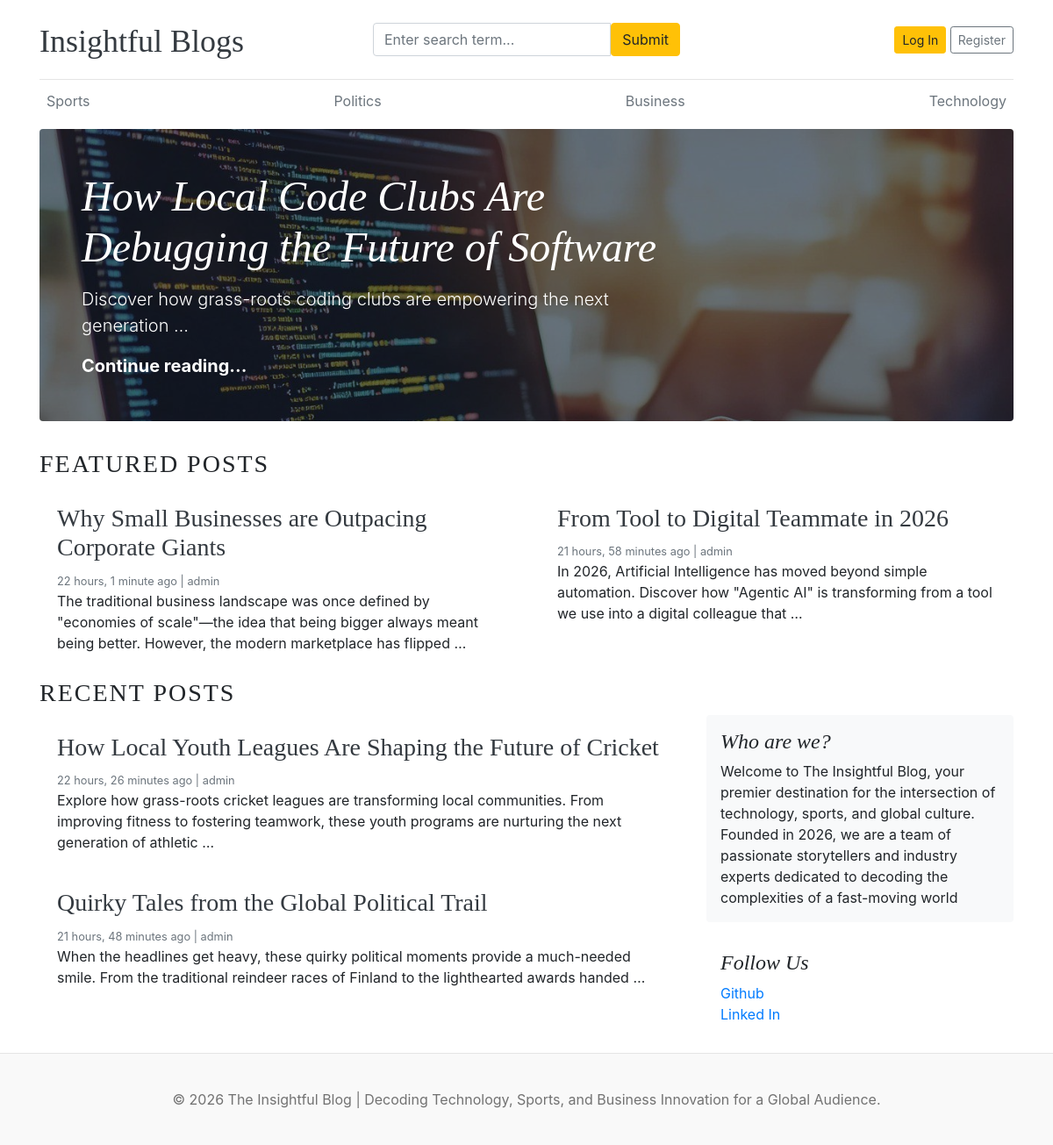
The page / on the database its author committed.
### blogs/models.py (models this page shows, shortened)
class Category(models.Model):
    category_name = models.CharField(max_length=50, unique=True)
    created_at = models.DateTimeField(auto_now_add=True)
    updated_at = models.DateTimeField(auto_now_add=True)
    class Meta:
        verbose_name_plural = "Categories"

class Blog(models.Model):
    title = models.CharField(max_length=100)
    slug = models.SlugField(max_length=150, unique=True, blank=True)
    category = models.ForeignKey(Category, on_delete=models.CASCADE)
    author = models.ForeignKey(User, on_delete=models.CASCADE)
    featured_image = models.ImageField(upload_to="uploads/%Y/%m/%d")
    short_description = models.TextField(max_length=500)
    blog_body = models.TextField(max_length=2000)
    status = models.CharField(max_length=20, choices=STATUS_CHOICES, default="Draft")
    is_featured = models.BooleanField(default=False)
    created_at = models.DateTimeField(auto_now_add=True)
    updated_at = models.DateTimeField(auto_now_add=True)

### features/models.py (models this page shows, shortened)
class About(models.Model):
    about_heading = models.CharField(max_length=30)
    about_description = models.TextField(max_length=261)
    created_at = models.DateTimeField(auto_now_add=True)
    updated_at = models.DateTimeField(auto_now_add=True)
    class Meta:
        verbose_name_plural = "About"

class SocialLink(models.Model):
    platform = models.CharField(max_length=30)
    link = models.URLField(max_length=150)
    created_at = models.DateTimeField(auto_now_add=True)
    updated_at = models.DateTimeField(auto_now_add=True)

### blog_main/views.py (the view)
# urls.py: 2. Add a URL to urlpatterns:  path('', views.home, name='home')
def home(request):
    categories = Category.objects.all()
    featured_post = Blog.objects.filter(is_featured=True, status="Published")
    posts = Blog.objects.filter(is_featured=False, status="Published")
    try:
        about = About.objects.get()
    except:
        about = None
    context = {
        "categories": categories,
        "featured_post": featured_post,
        "posts": posts,
        "about": about,
    }
    return render(request, "home.html", context)

### blogs/context_processors.py (called while the page is built)
def get_categories(request):
    categories = Category.objects.all()
    return dict(categories=categories)

def get_social_links(request):
    social_links = SocialLink.objects.all()
    return dict(social_links=social_links)

### templates/home.html
{% extends 'base.html' %}
{% block content %}
{% for post in featured_post %}
{% if forloop.first%}
<div class="jumbotron p-3 p-md-5 text-white rounded bg-dark"
  style="background-image: url({{ post.featured_image.url}});background-blend-mode: overlay;background-size:cover;">
  <div class="col-md-8 px-0">
    <h1 class="display-4 font-italic">{{post.title}}</h1>
    <p class="lead my-3">{{post.short_description | truncatewords:10}}</p>
    <p class="lead mb-0"><a href="{% url 'blogs' post.slug %}" class="text-white font-weight-bold">Continue
        reading...</a></p>
  </div>
</div>
{% endif %}
{% endfor %}
<h3 class="text-uppercase text-dark-emphasis" style="letter-spacing: 2px;">Featured Posts</h3>
<div class="row mb-2">
  {% for posts in featured_post %}
  {% if not forloop.first %}
  <div class="col-md-6">
    <div class="card border-0">
      <div class="card-body">
        <h3><a href="{% url 'blogs' posts.slug %}" class="text-dark">{{ posts.title }}</a></h3>
        <small class="mb-1 text-muted">{{ posts.created_at | timesince }} ago | {{ posts.author }}</small>
        <p class="card-text">{{ posts.short_description | truncatewords:25}}</p>
      </div>
    </div>
  </div>
  {% endif %}
  {% endfor %}
</div>
<h3 class="text-uppercase text-dark-emphasis" style="letter-spacing: 2px;">Recent Posts</h3>
<main role="main" class="container p-0">
  <div class="row">
    <div class="col-md-8 blog-main">
      {% for post in posts %}
      <div class="card border-0">
        <div class="card-body">
          <h3><a href="{% url 'blogs' post.slug %}" class="text-dark">{{ post.title }}</a></h3>
          <small class="mb-1 text-muted">{{ post.created_at | timesince }} ago | {{ post.author }}</small>
          <p class="card-text">{{ post.short_description | truncatewords:25 }}</p>
        </div>
      </div>
      {% endfor %}
    </div>
    <aside class="col-md-4 blog-sidebar">
      <div class="p-3 mb-3 bg-light rounded">
        <h4 class="font-italic">{{ about.about_heading }}</h4>
        <p class="mb-0">{{ about.about_description }}</p>
      </div>
      {% if social_links %}
      <div class="p-3">
        <h4 class="font-italic">Follow Us</h4>
        <ol class="list-unstyled">
          {% for i in social_links %}
          <li><a href="{{ i.link }}" target="_blank">{{ i.platform }}</a></li>
          {% endfor %}
        </ol>
      </div>
      {% endif %}
    </aside>
  </div>
</main>
{% endblock %}

### templates/base.html (shortened to what this page needs)
{% load static %}
<!DOCTYPE html>
<html lang="en">
<head>
    <link href="https://getbootstrap.com/docs/4.0/dist/css/bootstrap.min.css" rel="stylesheet">
    <link href="{% static 'css/blog.css' %}" rel="stylesheet">
</head>
<body>
    <div class="container">
        <header class="blog-header py-3">
            <div class="row flex-nowrap justify-content-between align-items-center">
                <div class="col-4 pt-1">
                    <a class="blog-header-logo text-dark" href="/">Insightful Blogs</a>
                </div>
                <div class="col-4">
                    <form action="{% url 'search' %}" method="GET">
                        <div class="input-group">
                            <input class="form-control" type="text" name="keyword" value="{{ keyword }}"
                                placeholder="Enter search term..." aria-label="Enter search term..."
                                aria-describedby="button-search" />
                            <button class="btn btn-warning" id="button-search" type="submit">Submit</button>
                        </div>
                    </form>
                </div>
                <div class="col-4 d-flex justify-content-end align-items-center">
                    {% if not user.is_authenticated %}
                    <a class="btn btn-sm btn-warning" href="{% url 'login' %}">Log In</a> &nbsp;
                    <a class="btn btn-sm btn-outline-secondary" href="{% url 'register' %}">Register</a>
                    {% else %}
                    <span>You are logged in as {{ user }}</span>
                    &ensp;
                    <span><a href="{% url 'logout' %}">Logout</a></span>
                    {% endif %}
                </div>
            </div>
        </header>
        <div class="nav-scroller py-1 mb-2">
            <nav class="nav d-flex justify-content-between">
                {% for cat in categories %}
                <a class="p-2 text-muted" href="{% url 'posts_by_category' cat.id %}">{{cat.category_name}}</a>
                {% endfor %}
            </nav>
        </div>
        {% block content %}
        {% endblock %}
    </div>
    <footer class="blog-footer">
        <p>© 2026 The Insightful Blog | Decoding Technology, Sports, and Business Innovation for a Global Audience.</p>
    </footer>
</body>
</html>

### blog_main/static/css/blog.css (style rules this page uses)
.blog-header { border-bottom: 1px solid #e5e5e5; }
.blog-header-logo { font-family: "Playfair Display", Georgia, "Times New Roman", serif; font-size: 2.25rem; }
h1, h2, h3, h4, h5, h6 { font-family: "Playfair Display", Georgia, "Times New Roman", serif; }
.display-4 { font-size: 2.5rem; }
@media (min-width: 768px) { .display-4 { font-size: 3rem; } }
.blog-footer { padding: 2.5rem 0; color: #727272; text-align: center; background-color: #f9f9f9; border-top: .05rem solid #e5e5e5; }
.blog-footer p:last-child { margin-bottom: 0; }

### rows shown on the page
Category: category_name "Sports"
Category: category_name "Politics"
Category: category_name "Business"
Category: category_name "Technology"
Blog: featured_image (picture), title "How Local Code Clubs Are Debugging the Future of Software", short_description "Discover how grass-roots coding clubs are empowering the next generation …"
Blog: title "Why Small Businesses are Outpacing Corporate Giants", created_at "22 hours, 1 minute", author "admin", short_description "The traditional business landscape was once defined by \"economies of scale\"—the idea that being bigger always meant being better. However, the modern marketplace has flipped …"
Blog: title "From Tool to Digital Teammate in 2026", created_at "21 hours, 58 minutes", author "admin", short_description "In 2026, Artificial Intelligence has moved beyond simple automation. Discover how \"Agentic AI\" is transforming from a tool we use into a digital colleague that …"
Blog: title "How Local Youth Leagues Are Shaping the Future of Cricket", created_at "22 hours, 26 minutes", author "admin", short_description "Explore how grass-roots cricket leagues are transforming local communities. From improving fitness to fostering teamwork, these youth programs are nurturing the next generation of athletic …"
Blog: title "Quirky Tales from the Global Political Trail", created_at "21 hours, 48 minutes", author "admin", short_description "When the headlines get heavy, these quirky political moments provide a much-needed smile. From the traditional reindeer races of Finland to the lighthearted awards handed …"
About: about_heading "Who are we?", about_description "Welcome to The Insightful Blog, your premier destination for the intersection of technology, sports, and global culture. Founded in 2026, we are a team of passionate storytellers and industry experts dedicated to decoding the complexities of a fast-moving world"
SocialLink: platform "Github"
SocialLink: platform "Linked In"
